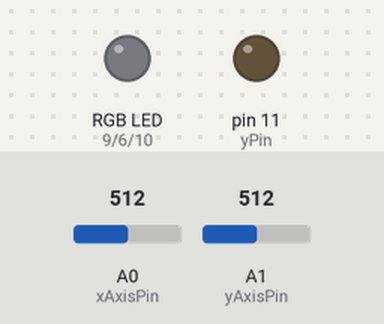
This sketch was run on a simulated Arduino Uno, built with avr-gcc and run on an emulated ATmega328P. Parts: an RGB LED mixed from three pins (HIGH = lit), output pins drawn as LEDs (lit = HIGH). The test bench sets the inputs (shaded band); at power-on: A0 (xAxisPin) = 512, A1 (yAxisPin) = 512. Dim RGB values are drawn brighter than linear.

Above: at 1.2 s.
1.3 s: A0 (xAxisPin) set to 515
At 2.3 s:
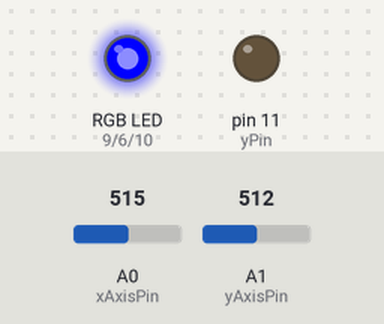
2.8 s: A1 (yAxisPin) set to 716
At 3.5 s:
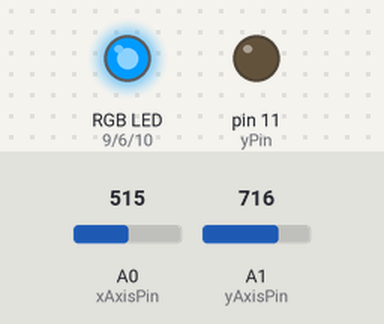
4.3 s: A0 (xAxisPin) set to 511
At 4.6 s:
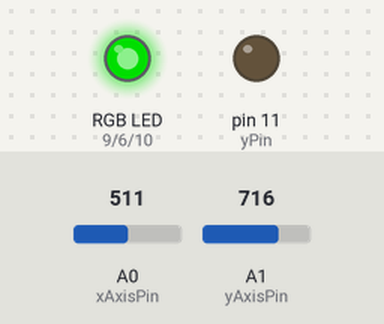
5.8 s: A1 (yAxisPin) set to 900
At 7.0 s:
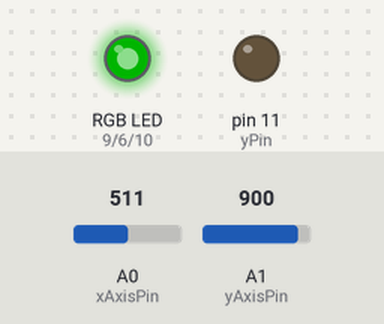
7.3 s: A0 (xAxisPin) set to 306
At 8.1 s:
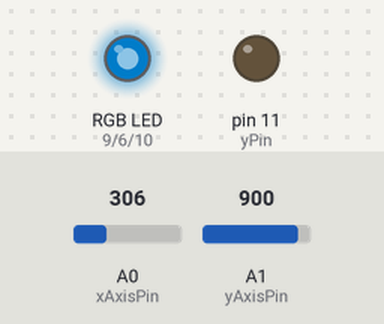
8.8 s: A1 (yAxisPin) set to 511
At 9.3 s:
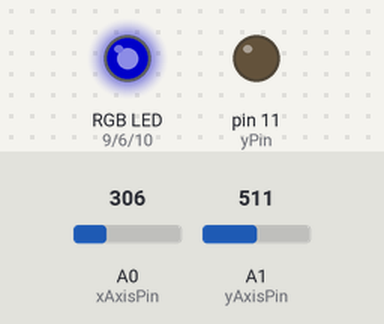
Timing chart, 0 to 11.3 s (numbered marks = the images above; inputs shaded):
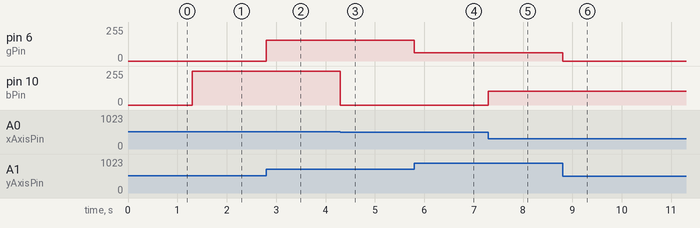

The sketch:

analogico.ino
```cpp
//Configuração pinagem analógica / Analog pins configuration
const int xAxisPin = A0;
const int yAxisPin = A1;

//Configuração pinagem PWM / PWM pins configuration
const int yPin = 11;
const int bPin = 10;
const int rPin = 9;
const int gPin = 6;

//Configuração da intensidade luminosa dos leds / Leds brightness configuration
int y;
int b;
int r;
int g;

//Leitura dos pinos na direção x e na y / Read values of the pins in the x-axis and y-axis
int xAxisRead;
int yAxisRead;

//Leitura dos pinos em estado neutro / Read values of the pins in the neutral states
int xAxisNeutral;
int yAxisNeutral;

//Estimando o ruído / Noise estimation
int noise = 10;

void setup() {

  Serial.begin(9600);

  //Conseguindo o valor neutro (Para meu arduino uno, isto basta, podem ser usados outros metódos visando "eliminar" a incerteza aleatória) / Retrieving the neutral value (In my arduino uno, this method is enough, but others can be used to eliminate statistical error)
  xAxisNeutral = analogRead(xAxisPin);
  yAxisNeutral = analogRead(yAxisPin);

}

void loop() {
  //Lendo os valores do eixo x e y / Retrieving the values of x-axis and y-axis
  xAxisRead = analogRead(xAxisPin);
  yAxisRead = analogRead(yAxisPin);


  //Dependendo dos valores, calcular a intensidade do led / Calculating led intensity
  if(xAxisRead >= xAxisNeutral + noise){
    y = map(xAxisRead,xAxisNeutral,1023,0,255);
    b = 0;
  }else if(xAxisRead < xAxisNeutral + noise){
    y = 0;
    b = map(xAxisRead,xAxisNeutral,0,0,255);
  }else{
    y = 0;
    b = 0;
  }

  if(yAxisRead >= yAxisNeutral + noise){
    r = 0;
    g = map(yAxisRead,yAxisNeutral,0,0,255);
  }else if(yAxisRead < yAxisNeutral + noise){
    r = map(yAxisRead,yAxisNeutral,1023,0,255);
    g = 0;
  }else{
    r = 0;
    g = 0;
  }

  //Escrever os valores correspondentes / Writing corresponding values
  analogWrite(yPin,y);
  analogWrite(bPin,b);
  analogWrite(rPin,r);
  analogWrite(gPin,g);
}
```

Measured:
- the behaviour switches between 514 and 515 on A0 (xAxisPin) (found by bisection; images 0 and 1)
- after the input at 1.3 s, pin 10 (bPin): 0/255 → 255/255 at once
- after the input at 2.8 s, pin 6 (gPin): 0/255 → 155/255 at once
- after the input at 4.3 s, pin 10 (bPin): 255/255 → 0/255 at once
- after the input at 5.8 s, pin 6 (gPin): 155/255 → 63/255 at once
- after the input at 7.3 s, pin 10 (bPin): 0/255 → 102/255 at once
- after the input at 8.8 s, pin 6 (gPin): 63/255 → 0/255 at once
